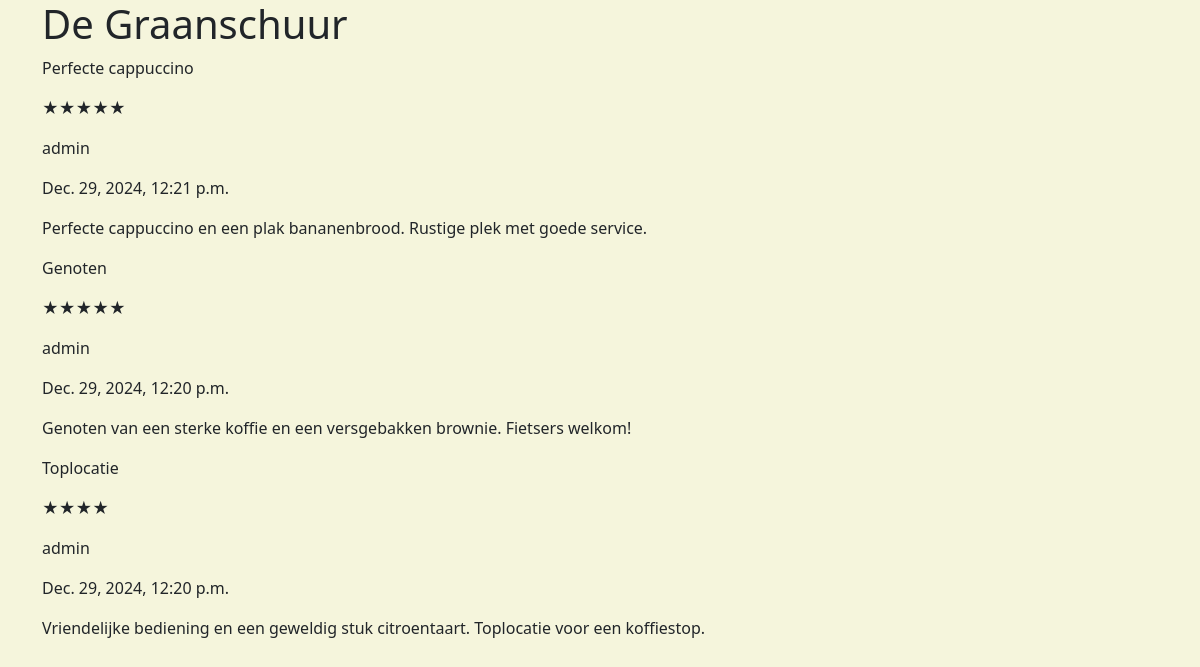
The page /cafe/ChIJf-a8WUJZxkcR4AwFBAmVQKk/ on the database as committed earlier.
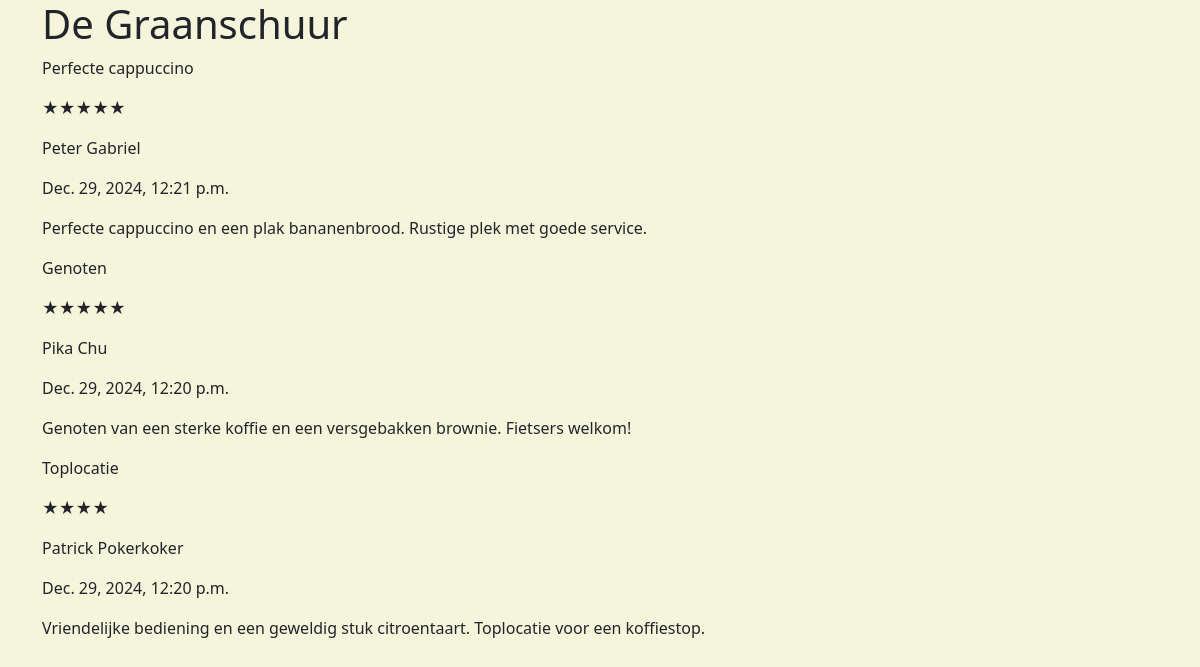
The same page on the database as committed later.
### reviews/models/review.py (models this page shows, shortened)
class Review(models.Model):
    user = models.ForeignKey(User, on_delete=models.CASCADE, related_name="reviews")
    cafe = models.ForeignKey(
        Cafe,
        on_delete=models.CASCADE,
        related_name="reviews",
        to_field="google_place_id",
    )
    rating = models.ForeignKey(
        Rating,
        on_delete=models.CASCADE,
        related_name="reviews",
    )
    title = models.CharField(max_length=255)
    content = models.TextField(max_length=2000)
    date = models.DateTimeField(auto_now_add=True)
    objects = ReviewManager()
    class Meta:
        ordering = ["-date"]

### reviews/models/rating.py (models this page shows, shortened)
class Rating(models.Model):
    class StarRating(models.IntegerChoices):
        ONE = 1, "★"
        TWO = 2, "★★"
        THREE = 3, "★★★"
        FOUR = 4, "★★★★"
        FIVE = 5, "★★★★★"
    user = models.ForeignKey(User, on_delete=models.CASCADE, related_name="ratings")
    cafe = models.ForeignKey(
        Cafe,
        on_delete=models.CASCADE,
        related_name="ratings",
        to_field="google_place_id",
    )
    rating = models.PositiveSmallIntegerField(
        choices=StarRating.choices,
        help_text="Rating between 1 and 5 stars",
    )
    date = models.DateTimeField(auto_now_add=True)
    objects = RatingManager()
    class Meta:
        ordering = ["-date"]
    def __str__(self):
        return self.get_rating_display()

### users/models/user.py (models this page shows)
class User(AbstractBaseUser, PermissionsMixin):
    email = models.EmailField(
        _("Email Address"),
        max_length=255,
        unique=True,
        help_text="Ex: example@example.com",
    )
    username = models.CharField(_("Username"), max_length=255, unique=True)
    is_staff = models.BooleanField(_("Staff Status"), default=False)
    is_active = models.BooleanField(_("Active"), default=True)
    date_joined = models.DateTimeField(_("Date Joined"), auto_now_add=True)
    last_login = models.DateTimeField(_("Last Login"), auto_now=True)
    objects = UserManager()
    USERNAME_FIELD = "username"
    EMAIL_FIELD = "email"
    REQUIRED_FIELDS = ["email"]
    def __str__(self):
        return self.username

### cafes/views/cafe_detail.py (the view)
# urls.py: path("cafe/<str:id>/", CafeDetailView.as_view(), name="cafe_detail"),
class CafeDetailView(DetailView):
    model = Cafe
    template_name = "cafes/cafe_detail.html"
    context_object_name = "cafe"
    def get_object(self):
        try:
            return Cafe.objects.get(google_place_id=self.kwargs["id"])
        except Cafe.DoesNotExist:
            raise Http404("Cafe not found")
    def get_context_data(self, **kwargs):
        context = super().get_context_data(**kwargs)
        return context

### templates/cafes/cafe_detail.html (shortened to what this page needs)
{% extends 'base.html' %}
{% load static %}
{% block content %}
<div class="container">
    <h1>{{ cafe.name }}</h1>
    {% for review in cafe.reviews.all %}
    <p>{{ review.title }}</p>
    <p>{{ review.rating }}</p>
    <p>{{ review.user }}</p>
    <p>{{ review.date }}</p>
    <p>{{ review.content }}</p>
    {% endfor %}
</div>
{% endblock content %}

### templates/base.html (shortened to what this page needs)
<!DOCTYPE html>
{% load static %}
<html lang="en">
    <head>
        <link rel="stylesheet" href="https://cdn.jsdelivr.net/npm/bootstrap@5.3.3/dist/css/bootstrap.min.css">
        <link rel="stylesheet" href="https://cdnjs.cloudflare.com/ajax/libs/font-awesome/6.7.2/css/all.min.css">
        <link rel="stylesheet" href="{% static 'css/main.css' %}">
    </head>
    <body>
        <main>
            {% block content %}
            {% endblock content %}
        </main>
    </body>
</html>

### templates/js.html (shortened to what this page needs)
{% load static %}

### static/css/main.css (style rules this page uses)
:root { --primary: #8B4513; --secondary: #F5F5DC; --tertiary: #6B8E23; --accent: #87CEEB; --grey: #2F4F4F; }
body { background-color: var(--secondary) !important; }

Rows that differ between the two databases and show on the page:
changed Review "Perfecte cappuccino": user "admin" → "Peter Gabriel"
changed Review "Genoten": user "admin" → "Pika Chu"
changed Review "Toplocatie": user "admin" → "Patrick Pokerkoker"
